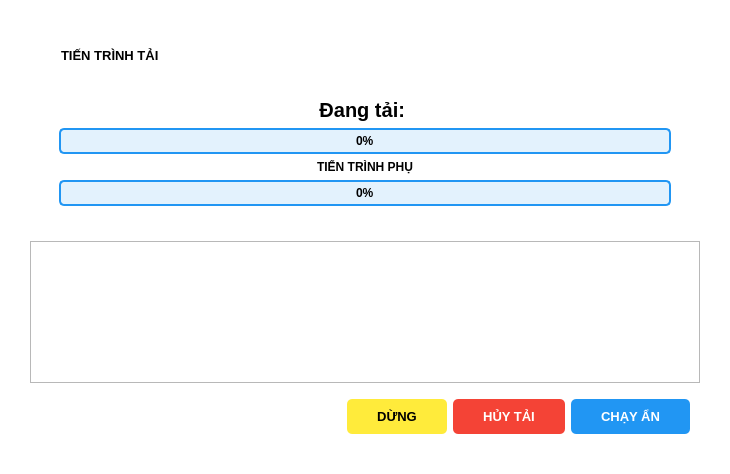
<?xml version="1.0" encoding="UTF-8"?>
<ui version="4.0">
 <class>Form</class>
 <widget class="QWidget" name="Form">
  <property name="geometry">
   <rect>
    <x>0</x>
    <y>0</y>
    <width>730</width>
    <height>474</height>
   </rect>
  </property>
  <property name="windowTitle">
   <string>Form</string>
  </property>
  <property name="styleSheet">
   <string notr="true">#Form{
background-color: rgb(255, 255, 255);
border-radius: 15px;
}

QProgressBar {
    border: 2px solid #2196F3; /* Viền màu xanh da trời */
    border-radius: 5px;
    background-color: #E3F2FD; /* Màu nền nhạt */
    text-align: center;
    font-weight: bold;
    color: black;
}

QProgressBar::chunk {
    background-color: #2196F3; /* Màu xanh da trời */
    width: 10px;
}

/* Nút &quot;Chạy ẩn&quot; */
#btnChayAn {
    background-color: #2196F3;
    color: white;
    border-radius: 5px;
    padding: 10px 30px 10px 30px;
}

#btnChayAn:hover {
    background-color: #1976D2;
}

/* Nút &quot;Hủy tải&quot; */
#btnHuyTai {
    background-color: #F44336;
    color: white;
    border-radius: 5px;
    padding: 10px 30px 10px 30px;
}

#btnHuyTai:hover {
    background-color: #D32F2F;
}

/* Nút &quot;Dừng&quot; */
#btnDung {
    background-color: #FFEB3B;
    color: black;
    border-radius: 5px;
    padding: 10px 30px 10px 30px;
}

#btnDung:hover {
    background-color: #FBC02D;
}
</string>
  </property>
  <layout class="QVBoxLayout" name="verticalLayout_2">
   <property name="leftMargin">
    <number>30</number>
   </property>
   <property name="topMargin">
    <number>30</number>
   </property>
   <property name="rightMargin">
    <number>30</number>
   </property>
   <property name="bottomMargin">
    <number>30</number>
   </property>
   <item>
    <layout class="QVBoxLayout" name="verticalLayout_3">
     <item>
      <widget class="QWidget" name="verticalWidget" native="true">
       <property name="sizePolicy">
        <sizepolicy hsizetype="Preferred" vsizetype="Fixed">
         <horstretch>0</horstretch>
         <verstretch>0</verstretch>
        </sizepolicy>
       </property>
       <layout class="QVBoxLayout" name="verticalLayout">
        <item>
         <widget class="QWidget" name="horizontalWidget" native="true">
          <property name="sizePolicy">
           <sizepolicy hsizetype="Preferred" vsizetype="Fixed">
            <horstretch>0</horstretch>
            <verstretch>0</verstretch>
           </sizepolicy>
          </property>
          <layout class="QHBoxLayout" name="horizontalLayout">
           <item>
            <widget class="QLabel" name="label_2">
             <property name="sizePolicy">
              <sizepolicy hsizetype="Fixed" vsizetype="Fixed">
               <horstretch>0</horstretch>
               <verstretch>0</verstretch>
              </sizepolicy>
             </property>
             <property name="text">
              <string/>
             </property>
             <property name="pixmap">
              <pixmap>img/TikTok.png</pixmap>
             </property>
            </widget>
           </item>
           <item>
            <widget class="QLabel" name="label">
             <property name="sizePolicy">
              <sizepolicy hsizetype="Preferred" vsizetype="Fixed">
               <horstretch>0</horstretch>
               <verstretch>0</verstretch>
              </sizepolicy>
             </property>
             <property name="font">
              <font>
               <pointsize>10</pointsize>
               <weight>75</weight>
               <bold>true</bold>
              </font>
             </property>
             <property name="text">
              <string>TIẾN TRÌNH TẢI</string>
             </property>
            </widget>
           </item>
          </layout>
         </widget>
        </item>
        <item>
         <widget class="QWidget" name="verticalWidget_2" native="true">
          <property name="sizePolicy">
           <sizepolicy hsizetype="Preferred" vsizetype="Fixed">
            <horstretch>0</horstretch>
            <verstretch>0</verstretch>
           </sizepolicy>
          </property>
          <layout class="QVBoxLayout" name="verticalLayout_5">
           <property name="leftMargin">
            <number>20</number>
           </property>
           <property name="topMargin">
            <number>20</number>
           </property>
           <property name="rightMargin">
            <number>20</number>
           </property>
           <property name="bottomMargin">
            <number>20</number>
           </property>
           <item>
            <widget class="QLabel" name="label_3">
             <property name="sizePolicy">
              <sizepolicy hsizetype="Preferred" vsizetype="Fixed">
               <horstretch>0</horstretch>
               <verstretch>0</verstretch>
              </sizepolicy>
             </property>
             <property name="font">
              <font>
               <pointsize>15</pointsize>
               <weight>75</weight>
               <bold>true</bold>
              </font>
             </property>
             <property name="text">
              <string>Đang tải: </string>
             </property>
             <property name="alignment">
              <set>Qt::AlignCenter</set>
             </property>
            </widget>
           </item>
           <item>
            <widget class="QProgressBar" name="pbTienTrinh">
             <property name="value">
              <number>0</number>
             </property>
            </widget>
           </item>
           <item>
            <widget class="QLabel" name="lbTienTrinhPhu">
             <property name="font">
              <font>
               <weight>75</weight>
               <bold>true</bold>
              </font>
             </property>
             <property name="text">
              <string>TIẾN TRÌNH PHỤ</string>
             </property>
             <property name="alignment">
              <set>Qt::AlignCenter</set>
             </property>
            </widget>
           </item>
           <item>
            <widget class="QProgressBar" name="pbTienTrinhPhu">
             <property name="value">
              <number>0</number>
             </property>
            </widget>
           </item>
          </layout>
         </widget>
        </item>
       </layout>
      </widget>
     </item>
     <item>
      <widget class="QTextEdit" name="txtLog">
       <property name="font">
        <font>
         <pointsize>10</pointsize>
        </font>
       </property>
      </widget>
     </item>
     <item alignment="Qt::AlignRight">
      <widget class="QWidget" name="widget" native="true">
       <layout class="QHBoxLayout" name="horizontalLayout_3">
        <property name="leftMargin">
         <number>10</number>
        </property>
        <property name="topMargin">
         <number>10</number>
        </property>
        <property name="rightMargin">
         <number>10</number>
        </property>
        <property name="bottomMargin">
         <number>10</number>
        </property>
        <item>
         <widget class="QPushButton" name="btnDung">
          <property name="sizePolicy">
           <sizepolicy hsizetype="Fixed" vsizetype="Fixed">
            <horstretch>0</horstretch>
            <verstretch>0</verstretch>
           </sizepolicy>
          </property>
          <property name="font">
           <font>
            <pointsize>10</pointsize>
            <weight>75</weight>
            <bold>true</bold>
           </font>
          </property>
          <property name="text">
           <string>DỪNG</string>
          </property>
         </widget>
        </item>
        <item>
         <widget class="QPushButton" name="btnHuyTai">
          <property name="sizePolicy">
           <sizepolicy hsizetype="Fixed" vsizetype="Fixed">
            <horstretch>0</horstretch>
            <verstretch>0</verstretch>
           </sizepolicy>
          </property>
          <property name="font">
           <font>
            <pointsize>10</pointsize>
            <weight>75</weight>
            <bold>true</bold>
           </font>
          </property>
          <property name="text">
           <string>HỦY TẢI</string>
          </property>
         </widget>
        </item>
        <item>
         <widget class="QPushButton" name="btnChayAn">
          <property name="sizePolicy">
           <sizepolicy hsizetype="Fixed" vsizetype="Fixed">
            <horstretch>0</horstretch>
            <verstretch>0</verstretch>
           </sizepolicy>
          </property>
          <property name="font">
           <font>
            <pointsize>10</pointsize>
            <weight>75</weight>
            <bold>true</bold>
           </font>
          </property>
          <property name="text">
           <string>CHẠY ẨN</string>
          </property>
         </widget>
        </item>
       </layout>
      </widget>
     </item>
    </layout>
   </item>
  </layout>
 </widget>
 <resources/>
 <connections/>
</ui>
